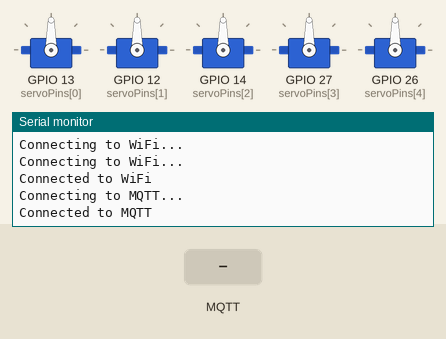
Simulated run of this sketch. Board: ESP32. Parts: 5 × servo, the last lines printed to the serial monitor. Inputs (shaded band) come from the test bench. WiFi joins after 1.5 s; servers stay silent unless stated; no MQTT or app messages arrive unless stated.

Above: at 3.2 s.
3.3 s: MQTT message "1" arrives on the first subscribed topic
At 4.0 s:
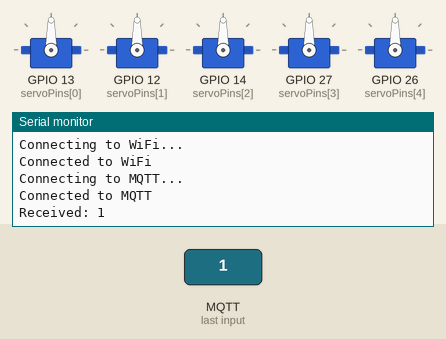
4.8 s: MQTT message "on" arrives on the first subscribed topic
At 6.0 s:
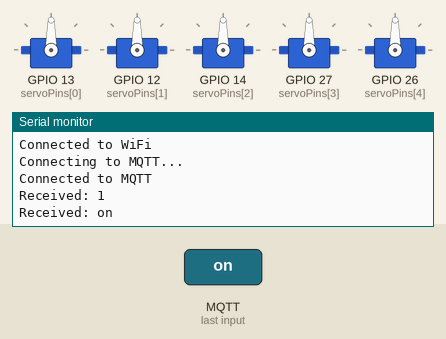
6.3 s: MQTT message "off" arrives on the first subscribed topic
At 7.4 s:
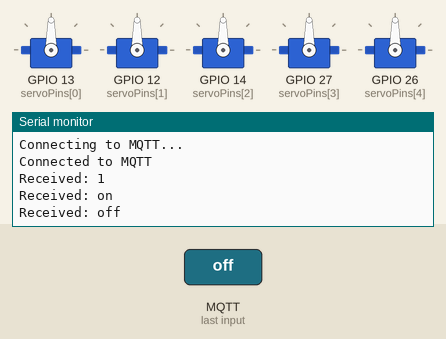

The sketch:

ESP32kode.ino
```cpp
#include <WiFi.h>
#include <PubSubClient.h>
#include <ESP32Servo.h>

// WiFi & MQTT Settings
const char* ssid = "FRISS";
const char* password = "mamahfris";
const char* mqtt_server = "192.168.1.16"; // IP PC / broker MQTT
const char* topic = "OpenCV-IoT6601";

WiFiClient espClient;
PubSubClient client(espClient);

// Servo setup
Servo servos[5];
int servoPins[5] = {13, 12, 14, 27, 26}; // Pin untuk tiap jari

void setup() {
  Serial.begin(115200);

  // Attach servos
  for (int i = 0; i < 5; i++) {
    servos[i].attach(servoPins[i]);
    servos[i].write(90); // Awal tertutup
  }

  // Connect WiFi
  WiFi.begin(ssid, password);
  while (WiFi.status() != WL_CONNECTED) {
    delay(1000);
    Serial.println("Connecting to WiFi...");
  }
  Serial.println("Connected to WiFi");

  // Setup MQTT
  client.setServer(mqtt_server, 1883);
  client.setCallback(callback);

  // Connect MQTT
  while (!client.connected()) {
    Serial.println("Connecting to MQTT...");
    if (client.connect("ESP32Client")) {
      Serial.println("Connected to MQTT");
      client.subscribe(topic);
    } else {
      Serial.print("Failed, rc=");
      Serial.print(client.state());
      delay(5000);
    }
  }
}

void loop() {
  client.loop(); // MQTT loop
}

// Callback saat menerima pesan MQTT
void callback(char* topic, byte* payload, unsigned int length) {
  String msg = "";
  for (int i = 0; i < length; i++) {
    msg += (char)payload[i];
  }
  Serial.println("Received: " + msg);

  // Parse string biner (misal "10000")
  if (msg.length() == 5) {
    for (int i = 0; i < 5; i++) {
      if (msg[i] == '1') {
        servos[i].write(0);   // jari terbuka
      } else {
        servos[i].write(90);  // jari tertutup
      }
    }
  }
}
```

Measured:
- after the input at 3.3 s, the serial monitor: prints a new line at once (image 1)
- after the input at 4.8 s, the serial monitor: prints a new line at once (image 2)
- after the input at 6.3 s, the serial monitor: prints a new line at once (image 3)
